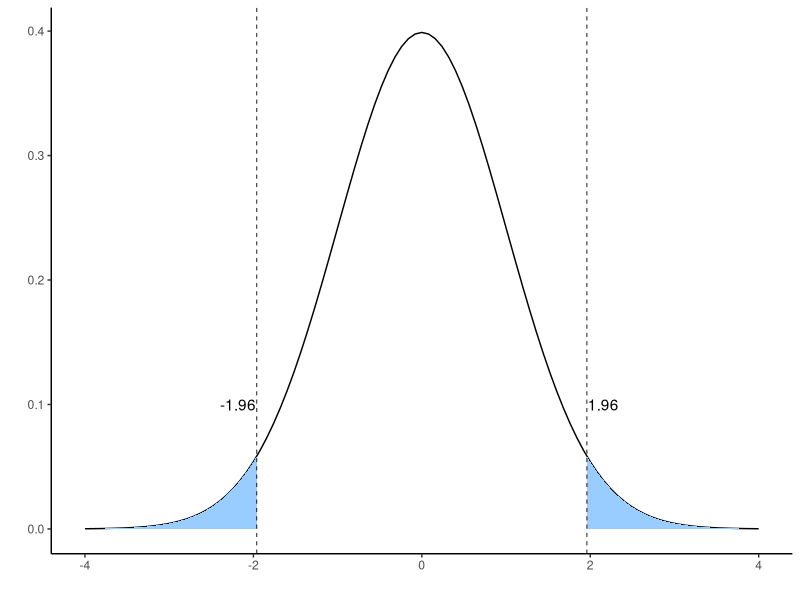
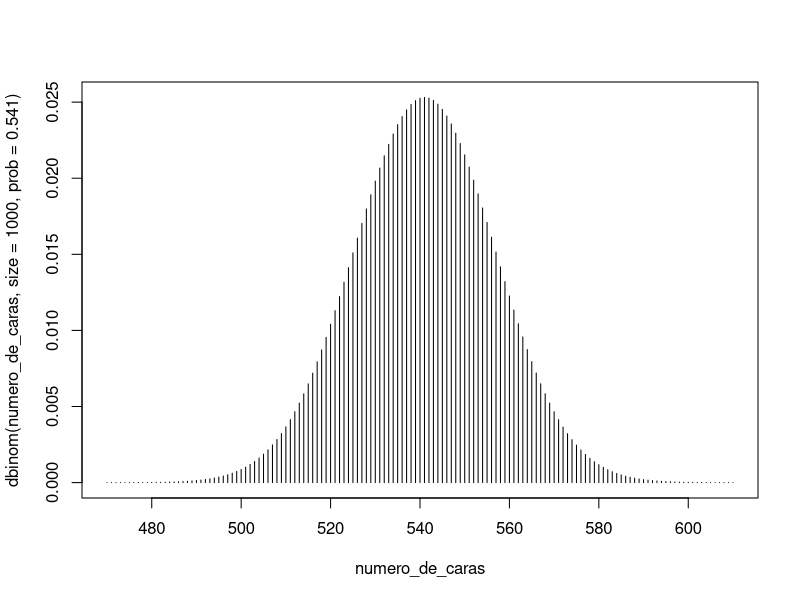

The R script that drew these images, in order:
## ---- chunk 1

p <- 0.025
tail_low <- seq(-4, qnorm(p), 0.01)
df_tl <- data.frame(x=c(tail_low,qnorm(p)), y =c(dnorm(tail_low),0))
tail_high <- seq(qnorm(1-p), 4, 0.01)
df_th <- data.frame(x=c(qnorm(1-p),tail_high), y=c(0,dnorm(tail_high)))

library(ggplot2)
ggplot(data.frame(x = c(-4, 4)), aes(x)) +
  stat_function(fun = dnorm) +
  geom_polygon(data = df_tl, aes(x,y), fill = "#99CCFF") +
  geom_polygon(data = df_th, aes(x,y), fill = "#99CCFF") +
  geom_vline(xintercept = qnorm(p), lty = "dashed", lwd = 0.3) +
  geom_vline(xintercept = qnorm(1-p), lty = "dashed", lwd = 0.3) +
  annotate(geom = "text", -1.97, 0.1, label = "-1.96", hjust = "right") +
  annotate(geom = "text", 1.97, 0.1, label = "1.96", hjust = "left") +
  theme_classic() +
  labs(x="", y="")


## ---- chunk 2

qnorm(p)
qnorm(1-p)

pnorm(-1.96)
pnorm(1.96)
## ---- chunk 3
numero_de_caras <- 470:610
plot(numero_de_caras, dbinom(numero_de_caras, size=1000, prob=.541),type='h')
## ---- chunk 4
M <- as.table(rbind(c(117, 54), c(950, 348)))
### Rótulos para tabela
dimnames(M) <- list(mortalidade = c("Vivos","Mortos"),
                    hábito_fumar = c("Não fumante","Fumante"))
